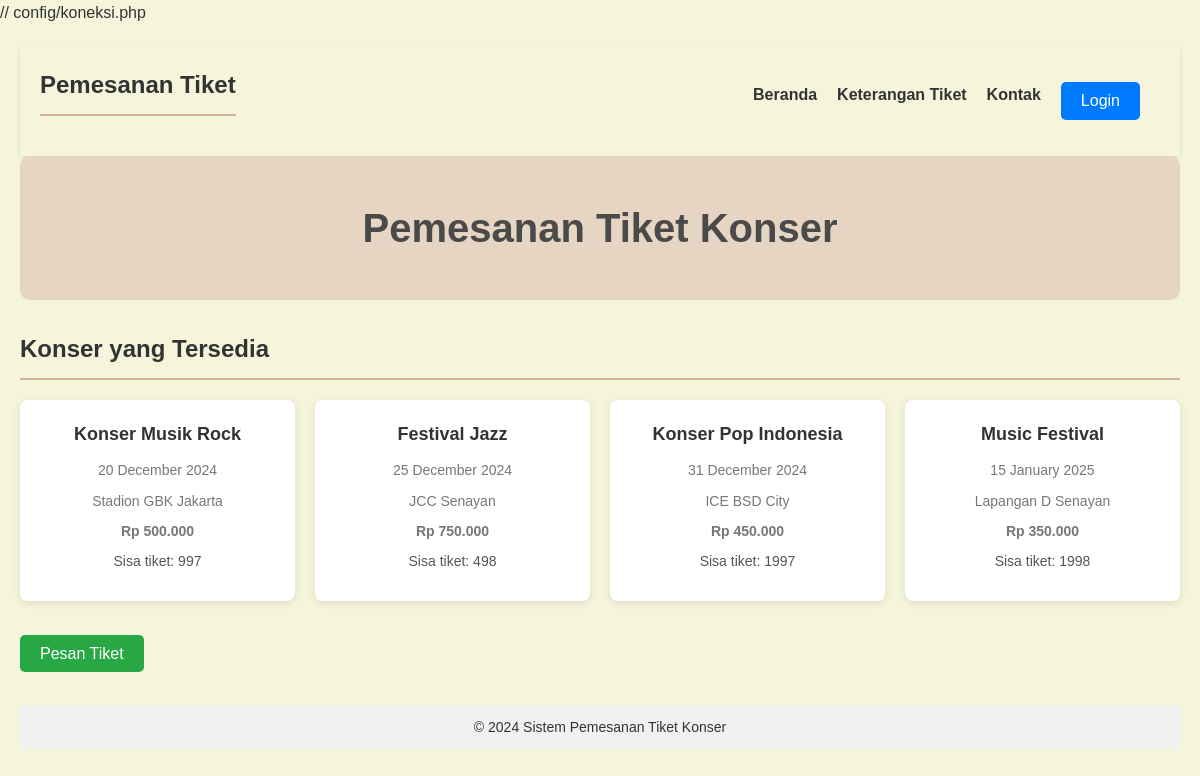
The page / on the database its author committed.
### tables this page shows
CREATE TABLE `konser` (
  `id` int(11) NOT NULL,
  `nama_konser` varchar(100) NOT NULL,
  `tanggal` date NOT NULL,
  `lokasi` varchar(100) NOT NULL,
  `harga` decimal(10,2) NOT NULL,
  `stok_tiket` int(11) NOT NULL
);

### classes/TiketKonser.php (called while the page is built, shortened)
<?php
class TiketKonser {
    private $db;
    public function __construct($db) {
        $this->db = $db;
    }
    public function getDaftarKonser() {
        try {
            $query = "SELECT * FROM konser WHERE stok_tiket > 0";
            $stmt = $this->db->prepare($query);
            $stmt->execute();
            return $stmt->fetchAll(PDO::FETCH_ASSOC);
        } catch (PDOException $e) {
            error_log('Error: ' . $e->getMessage());
            return [];
        }
    }
}
?>

### index.php (the view, shortened to what this page needs)
<?php
require_once 'config/koneksi.php';
require_once 'classes/TiketKonser.php';
$tiketKonser = new TiketKonser($db);
$daftarKonser = $tiketKonser->getDaftarKonser();
?>
<!DOCTYPE html>
<html lang="id">
<head>
    <link rel="stylesheet" href="assets/css/style.css">
    <link rel="stylesheet" href="assets/css/stylenavbar.css">
</head>
<body>
    <div class="container">
        <nav class="navbar">
            <div class="logo">
                <h2>Pemesanan Tiket</h2>
            </div>
            <ul class="nav-links">
                <li><a href="index.php">Beranda</a></li>
                <li><a href="keterangantiket.php">Keterangan Tiket</a></li>
                <li><a href="kontak.php">Kontak</a></li>
                <li>
                    <button onclick="window.location.href='login.php'" class="btn-login">Login</button>
                </li>
            </ul>
        </nav>
        <header>
            <h1>Pemesanan Tiket Konser</h1>
        </header>
        <main>
            <section class="daftar-konser">
                <h2>Konser yang Tersedia</h2>
                <?php if (!empty($daftarKonser)): ?>
                    <div class="konser-grid">
                        <?php foreach($daftarKonser as $konser): ?>
                            <div class="konser-card">
                                <h3><?php echo $konser['nama_konser']; ?></h3>
                                <p class="tanggal"><?php echo date('d F Y', strtotime($konser['tanggal'])); ?></p>
                                <p class="lokasi"><?php echo $konser['lokasi']; ?></p>
                                <p class="harga">Rp <?php echo number_format($konser['harga'], 0, ',', '.'); ?></p>
                                <p class="stok">Sisa tiket: <?php echo $konser['stok_tiket']; ?></p>
                            </div>
                        <?php endforeach; ?>
                    </div>
                    <a href="formtiket.php" class="btn-pesan" style="background-color: #28a745; color: white; padding: 10px 20px; font-size: 16px; border: none; border-radius: 5px; text-align: center; text-decoration: none;">Pesan Tiket</a>
                <?php else: ?>
                    <p>Tidak ada konser yang tersedia saat ini.</p>
                <?php endif; ?>
            </section>
        </main>
        <footer>
            <p>&copy; 2024 Sistem Pemesanan Tiket Konser</p>
        </footer>
    </div>
</body>
</html>

### assets/css/style.css (style rules this page uses)
:root { --primary-color: #F5E6D3; --secondary-color: #E6D5C3; --accent-color: #D4B499; --text-color: #4A4A4A; --border-color: #D4B499; --success-color: #68B984; --error-color: #FF6B6B; }
* { margin: 0; padding: 0; box-sizing: border-box; }
body { font-family: Arial, sans-serif; line-height: 1.6; background-color: var(--primary-color); color: var(--text-color); }
.container { max-width: 1200px; margin: 0 auto; padding: 20px; }
header { text-align: center; padding: 40px 0; background-color: var(--secondary-color); margin-bottom: 30px; border-radius: 10px; }
h1 { color: var(--text-color); font-size: 2.5em; }
h2 { color: var(--text-color); margin-bottom: 20px; padding-bottom: 10px; border-bottom: 2px solid var(--border-color); }
.konser-grid { display: grid; grid-template-columns: repeat(auto-fill, minmax(250px, 1fr)); gap: 20px; margin-bottom: 40px; }
.konser-card { background-color: white; padding: 20px; border-radius: 10px; box-shadow: 0 2px 5px rgba(0, 0, 0, 0.1); transition: transform 0.3s ease; }
.konser-card h3 { color: var(--text-color); margin-bottom: 10px; }
.konser-card p { margin-bottom: 8px; }
.konser-card .harga { font-size: 1.2em; color: var(--accent-color); font-weight: bold; }
.btn-pesan { background-color: var(--accent-color); color: white; padding: 12px 24px; border: none; border-radius: 5px; cursor: pointer; font-size: 16px; width: 100%; transition: background-color 0.3s ease; }
footer { text-align: center; padding: 20px 0; margin-top: 40px; color: var(--text-color); }

### assets/css/stylenavbar.css (style rules this page uses)
* { margin: 0; padding: 0; box-sizing: border-box; }
body { background-color: #f5f5dc; font-family: Arial, sans-serif; color: #333; }
.navbar { background-color: #f5f5dc; display: flex; justify-content: space-between; align-items: center; padding: 20px; box-shadow: 0 2px 5px rgba(0, 0, 0, 0.1); }
.navbar .logo h2 { font-size: 24px; color: #333; }
.nav-links { list-style: none; display: flex; }
.nav-links li { margin-right: 20px; }
.nav-links li a { text-decoration: none; color: #333; font-size: 16px; font-weight: bold; transition: color 0.3s ease; }
.daftar-konser h2, .form-pemesanan h2 { font-size: 24px; margin-bottom: 20px; color: #333; }
.konser-grid { display: grid; grid-template-columns: repeat(auto-fill, minmax(250px, 1fr)); gap: 20px; }
.konser-card { background-color: #fff; padding: 20px; border-radius: 8px; box-shadow: 0 2px 8px rgba(0, 0, 0, 0.1); text-align: center; }
.konser-card h3 { font-size: 18px; color: #333; }
.konser-card .tanggal, .konser-card .lokasi, .konser-card .harga { font-size: 14px; color: #777; }
.konser-card .stok { font-size: 14px; color: #555; }
footer { background-color: #f5f5dc; text-align: center; padding: 10px; margin-top: 40px; font-size: 14px; color: #333; }

### index.php (style rules this page uses)
footer { background-color: #f1f1f1; padding: 10px; text-align: center; }
.btn-login { background-color: #007bff; color: white; padding: 10px 20px; font-size: 16px; border: none; border-radius: 5px; cursor: pointer; text-decoration: none; }

### rows shown on the page
konser: nama_konser "Konser Musik Rock", tanggal "20 December 2024", lokasi "Stadion GBK Jakarta", harga "500.000", stok_tiket "997"
konser: nama_konser "Festival Jazz", tanggal "25 December 2024", lokasi "JCC Senayan", harga "750.000", stok_tiket "498"
konser: nama_konser "Konser Pop Indonesia", tanggal "31 December 2024", lokasi "ICE BSD City", harga "450.000", stok_tiket "1997"
konser: nama_konser "Music Festival", tanggal "15 January 2025", lokasi "Lapangan D Senayan", harga "350.000", stok_tiket "1998"
